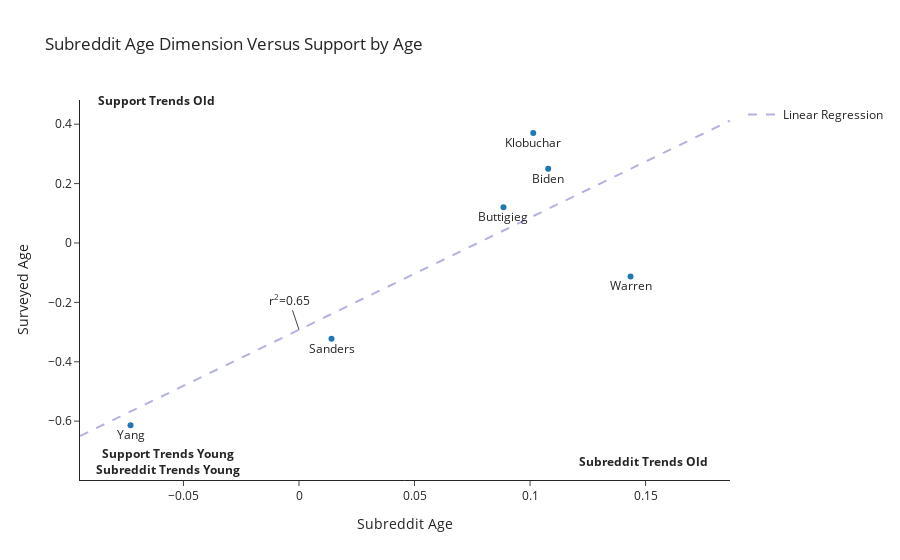

Notebook code cell kept with this figure:
### Code cell
xmin, xmax = age_df["reddit_projection"].min()*1.3,age_df["reddit_projection"].max()*1.3
ymin, ymax = age_df["age"].min()*1.3,age_df["age"].max()*1.3

args = {
    "x": "reddit_projection",
    "y": "age",
    "text": age_df.index,
    "title":  "Subreddit Age Dimension Versus Support by Age",
    "template": "simple_white",
    "labels": {"reddit_projection": "Subreddit Age", "age": "Surveyed Age"},
    "range_x": [xmin,xmax],
    "range_y": [ymin,ymax],
}

annotations = [dict(x=xmin*0.6,y=ymin*0.92,xref="x",yref="y", text="<b>Support Trends Young<br>Subreddit Trends Young</b>",showarrow=False),
               dict(x=xmax*0.8,y=ymin*0.92,xref="x",yref="y", text="<b>Subreddit Trends Old</b>",showarrow=False),
               dict(x=xmin*0.65,y=ymax,xref="x",yref="y", text="<b>Support Trends Old</b>",showarrow=False),
               dict(x=0,y=predict(0),xref="x",yref="y", text="r<sup>2</sup>={:.2f}".format(r2)),
              ]
x = np.linspace(xmin,xmax,num=2)
    
fig = px.scatter(age_df,**args)

fig.update_traces(textposition='bottom center')
fig.add_scatter(x=x,
                y=predict(x),
                mode='lines',
                line=dict(dash="dash",width=2,color="rgba(0,0,160,0.3)"),
                name="Linear Regression"
               )

fig.update_layout(annotations=annotations)
# fig.write_html("visualizations/Pew_Research-Age_dim.html")
fig.show()

### Figure 1 — Plotly figure (JSON) as saved in the notebook; plotly's stock layout.template omitted (floating-point values rounded to 4 significant figures)
{"data": [{"hovertemplate": "Subreddit Age=%{x}<br>Surveyed Age=%{y}<br>index=%{text}<extra></extra>", "legendgroup": "", "marker": {"color": "#1F77B4", "symbol": "circle"}, "mode": "markers+text", "name": "", "orientation": "v", "showlegend": false, "text": ["Biden", "Buttigieg", "Klobuchar", "Sanders", "Warren", "Yang"], "textposition": "bottom center", "type": "scatter", "x": [0.1078, 0.0885, 0.1014, 0.01406, 0.1435, -0.07292], "xaxis": "x", "y": [0.2496, 0.12, 0.3704, -0.3229, -0.1131, -0.614], "yaxis": "y"}, {"line": {"color": "rgba(0,0,160,0.3)", "dash": "dash", "width": 2}, "mode": "lines", "name": "Linear Regression", "type": "scatter", "x": [-0.09479, 0.1865], "y": [-0.6502, 0.412]}], "layout": {"annotations": [{"showarrow": false, "text": "<b>Support Trends Young<br>Subreddit Trends Young</b>", "x": -0.05687, "xref": "x", "y": -0.7344, "yref": "y"}, {"showarrow": false, "text": "<b>Subreddit Trends Old</b>", "x": 0.1492, "xref": "x", "y": -0.7344, "yref": "y"}, {"showarrow": false, "text": "<b>Support Trends Old</b>", "x": -0.06161, "xref": "x", "y": 0.4815, "yref": "y"}, {"text": "r<sup>2</sup>=0.65", "x": 0, "xref": "x", "y": -0.2923, "yref": "y"}], "legend": {"tracegroupgap": 0}, "title": {"text": "Subreddit Age Dimension Versus Support by Age"}, "xaxis": {"anchor": "y", "domain": [0, 1], "range": [-0.09479, 0.1865], "title": {"text": "Subreddit Age"}}, "yaxis": {"anchor": "x", "domain": [0, 1], "range": [-0.7982, 0.4815], "title": {"text": "Surveyed Age"}}}}
